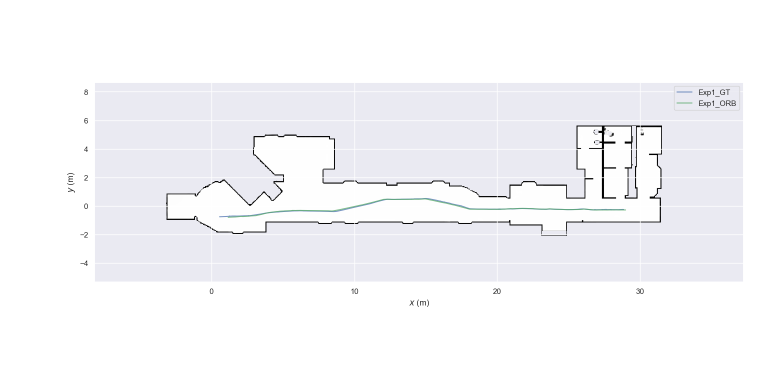
#> input picture src/RisultatiEsperimenti/Esperimento5/C1/3. scaled_rotated_and_translated_data/Exp1.png, 1532 x 729 px, found by its file name (shown at 1/2 size)
$ python plot.py
#> lines starting #> are read from the running program, lines starting #| are printed output that depends on the picture
import matplotlib.pyplot as plt
import matplotlib as mpl

mpl.rcParams['axes.linewidth'] = 0
mpl.rcParams['ytick.left'] = False
mpl.rcParams['xtick.bottom'] = False

folders = ["C1"]
folders2 = ["/4. aligned_origin_data", "/5. results", "/5. results", "/4. aligned_origin_data"]
files = ["/Exp1.png", "/Exp1ape.png", "/Exp1rpe.png", "/Exp1error.png"]

fig = plt.figure(figsize=(4,1)) # Notice the equal aspect ratio
ax = [fig.add_subplot(1,4,i+1) for i in range(4)]

r = 0
c = 0
for a in ax:
    a.set_xticklabels([])
    a.set_yticklabels([])
    #a.set_aspect('equal')
    im = plt.imread(folders[r] + folders2[c] + files[c])
#> im is the input picture: shape (729, 1532, 4) float32; mean R, G, B, A 0.963, 0.963, 0.969, 1
    a.imshow(im)
    #if c == 0:
    #    a.set_title("Case " + str(r+1), fontsize=8)
    c = c+1
    if c == 4:
        c = 0
        r = r+1

fig.subplots_adjust(wspace=0, hspace=0)

plt.savefig('plot.png', dpi=2000)
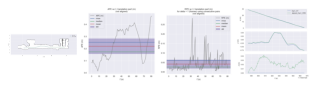
#> figure drawn by matplotlib, 4 panels
plt.show()
